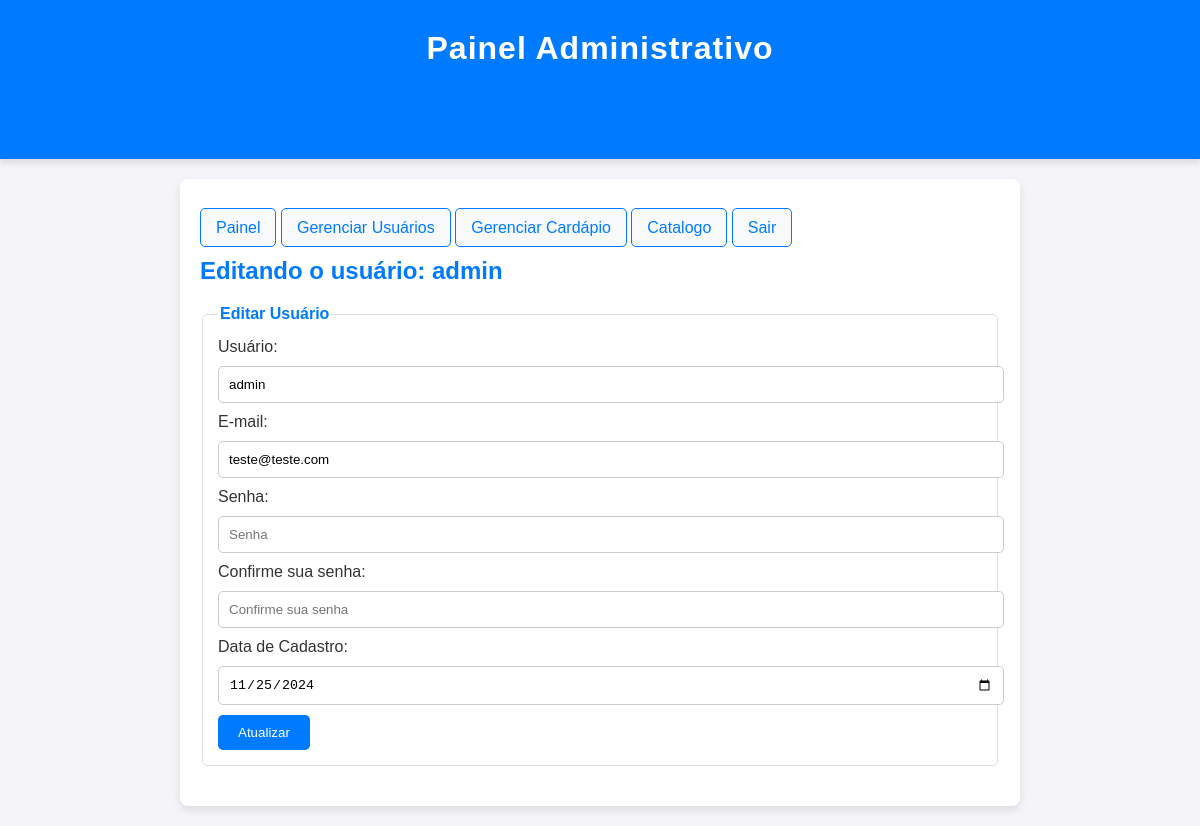
The page /admin/edit_user.php?id=11&usuario=admin (signed in) on the database its author committed.
### tables this page shows
CREATE TABLE `funcionarios` (
  `id` int(11) NOT NULL AUTO_INCREMENT,
  `usuario` varchar(180) NOT NULL,
  `senha` varchar(240) NOT NULL,
  `email` varchar(240) NOT NULL,
  `imagem` varchar(240) NOT NULL,
  `data_cadastro` date NOT NULL,
  PRIMARY KEY (`id`)
);

### admin/functions.php (called while the page is built, shortened)
<?php
function buscaUnica($connect, $tabela, $id) {
    $query = "SELECT * FROM $tabela WHERE id =" .(int) $id;
    $execute = mysqli_query($connect, $query);
    $result = mysqli_fetch_assoc($execute);
    return $result;
}

### admin/edit_user.php (the view, shortened to what this page needs)
<?php
$seguranca = isset($_SESSION['ativa']) ? TRUE : header("location: catalogo.php");
require_once "db_connect.php";
require_once "functions.php";
?>
<!DOCTYPE html>
<html lang="pt-BR">
<head>
</head>
<body>
    <?php if ($seguranca) { ?>
        <header>
            <h1>Painel Administrativo</h1>
            <h2>Gerenciador de Usuários</h2>
        </header>
        <main>
            <div class="menu">
                <?php include "layout/menu.php"; ?>
            </div>
            <?php
            if (isset($_GET['id'])) {
                $id = $_GET['id'];
                $usuario = buscaUnica($connect, "funcionarios", $id);
            ?>
                <h2>Editando o usuário: <?php echo htmlspecialchars($_GET['usuario']); ?></h2>
                <form action="" method="post">
                    <fieldset>
                        <legend>Editar Usuário</legend>
                        <label for="usuario">Usuário:</label>
                        <input value="<?php echo htmlspecialchars($usuario['usuario']); ?>" type="text" name="usuario" id="usuario" placeholder="Usuário" required>
                        <label for="email">E-mail:</label>
                        <input value="<?php echo htmlspecialchars($usuario['email']); ?>" type="email" name="email" id="email" placeholder="E-mail" required>
                        <label for="senha">Senha:</label>
                        <input type="password" name="senha" id="senha" placeholder="Senha">
                        <label for="repetesenha">Confirme sua senha:</label>
                        <input type="password" name="repetesenha" id="repetesenha" placeholder="Confirme sua senha">
                        <label for="data_cadastro">Data de Cadastro:</label>
                        <input value="<?php echo htmlspecialchars($usuario['data_cadastro']); ?>" type="date" name="data_cadastro" id="data_cadastro" required>
                        <input type="submit" name="atualizar" value="Atualizar">
                    </fieldset>
                </form>
            <?php } ?>
        </main>
    <?php } ?>
</body>
</html>

### admin/edit_user.php (style rules this page uses)
body { font-family: Arial, sans-serif; margin: 0; padding: 0; background-color: #f4f4f9; color: #333; }
header { background-color: #007BFF; color: white; text-align: center; padding: 30px 0; box-shadow: 0px 4px 6px rgba(0, 0, 0, 0.1); font-size: 24px; font-weight: bold; letter-spacing: 1px; }
header h1 { margin: 0; font-size: 32px; color: white; }
main { max-width: 800px; margin: 20px auto; background: white; border-radius: 8px; padding: 20px; box-shadow: 0 4px 8px rgba(0, 0, 0, 0.1); }
h1, h2, h3 { color: #007BFF; margin: 10px 0; }
form { margin: 20px 0; }
fieldset { border: 1px solid #ddd; border-radius: 5px; padding: 15px; }
legend { font-weight: bold; color: #007BFF; }
input[type="text"], input[type="email"], input[type="password"], input[type="date"], input[type="hidden"] { width: 100%; padding: 10px; margin: 10px 0; border: 1px solid #ccc; border-radius: 5px; }
input[type="submit"] { background-color: #007BFF; color: white; border: none; padding: 10px 20px; border-radius: 5px; cursor: pointer; transition: background-color 0.3s; }
.menu { margin: 20px 0; }

### rows shown on the page
funcionarios: usuario "admin", email "teste@teste.com", data_cadastro "11/25/2024"

### other values the page prints
$_GET['usuario'] "admin"
